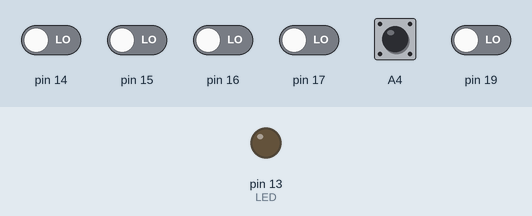
This sketch was run on a simulated Arduino Uno, built with avr-gcc and run on an emulated ATmega328P. Shown: output pins drawn as LEDs (lit = HIGH). The inputs (shaded band) are chosen by the test bench; at power-on: A4 HIGH, pin 14–17, pin 19 LOW. What the sketch prints to the serial monitor is not drawn.

Above: at 1.2 s.
1.3 s: A4 pulled LOW for 0.15 s
At 2.1 s:
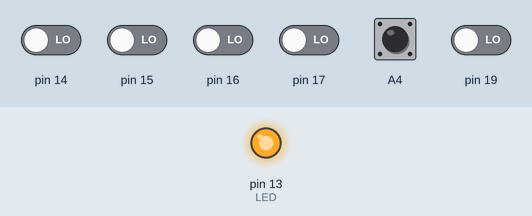
Timing chart, 0 to 4.3 s (numbered marks = the images above; inputs shaded):
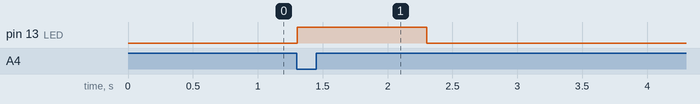

Measured:
- after the input at 1.3 s, pin 13 (LED): LOW → HIGH at once, → LOW 1.0 s later

The sketch:

_04_buttonPullupResistor.ino
```cpp
#define LED 13

void setup (void) {
  //  DDRC &= ~(1<<4);
  //  PORTC |= (1<<4);
  pinMode(LED, OUTPUT);

  pinMode(A4, INPUT);
  digitalWrite(A4, HIGH);

  Serial.begin(9600);
  while (!Serial) {
    ;
  }
}


void loop (void) {
  Serial.println(PINC>>4);
  if ((PINC>>4) == 0) {
    digitalWrite (LED, HIGH);
    delay(1000);
    Serial.print("Entered");
  }

  digitalWrite (LED, LOW);

}
```
